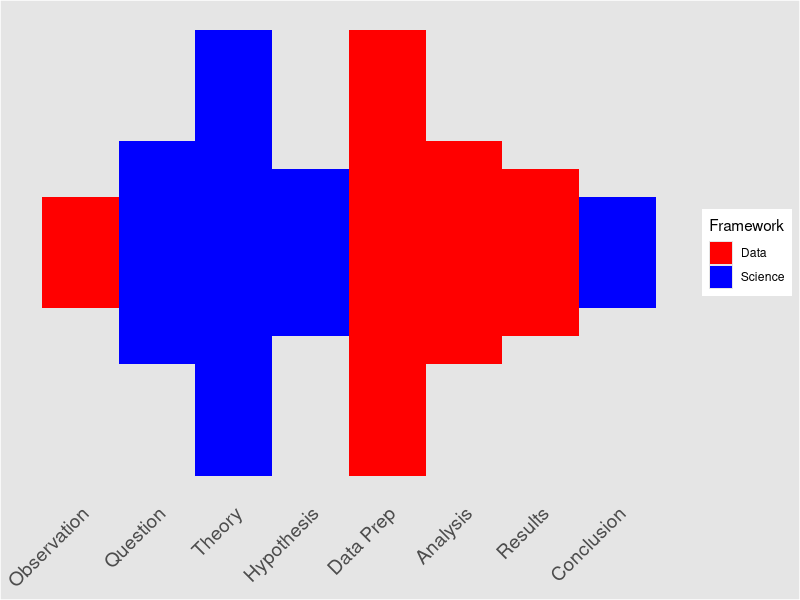
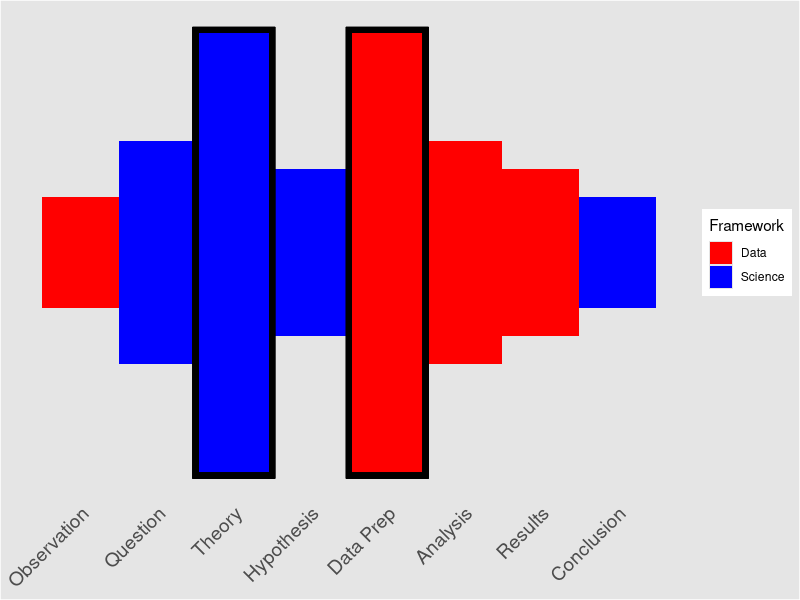

The R source for these figures, in order:
## ---- chunk 1
set.seed(123)
options(width=60)
knitr::opts_chunk$set(fig.align='center',fig.width=9,fig.height=5,message=F,warning=F)
def.chunk.hook  <- knitr::knit_hooks$get("chunk")
knitr::knit_hooks$set(chunk = function(x, options) {
  x <- def.chunk.hook(x, options)
  ifelse(options$size != "normalsize", paste0("\n \\", options$size,"\n\n", x, "\n\n \\normalsize"), x)
})
## ---- chunk 2
require(tidyverse)
data.frame(step = c('Observation','Question','Theory','Hypothesis','Data Collection',
                    'Analysis','Results','Conclusion'),
           Framework = c('Data','Science','Science','Science','Data','Data','Data','Science'),
           x = c(.5,1.5,2.5,3.5,4.5,5.5,6.5,7.5),
           xend = c(1.5,2.5,3.5,4.5,5.5,6.5,7.5,8.5),
           y = c(-.5,-1,-2,-.75,-2,-1,-.75,-.5),
           yend = c(.5,1,2,.75,2,1,.75,.5)) %>%
  ggplot(aes(x = x,y = y,fill = Framework)) + 
  geom_rect(aes(xmin = x,ymin = y,xmax = xend,ymax = yend)) + 
  # geom_rect(xmin = c(2.5),ymin = c(-2),xmax = c(3.5),ymax = c(2),fill = NA,color = 'black',lwd = 2,
  #           inherit.aes = F) + 
  # geom_rect(xmin = c(4.5),ymin = c(-2),xmax = c(5.5),ymax = c(2),fill = NA,color = 'black',lwd = 2,
  #           inherit.aes = F) + 
  scale_fill_manual(values = c('red','blue')) +
  theme(axis.text.y = element_blank(),
        panel.background = element_rect(fill = 'grey90'),
        panel.grid.major = element_blank(), panel.grid.minor = element_blank(),
        axis.ticks = element_blank(),
        plot.background = element_rect(
          fill = "grey90" #,
          # colour = "black",
          # size = 1
        ),
        axis.text.x = element_text(angle = 45,hjust = 1,size = 14)) + 
  scale_x_continuous(breaks = seq(1,8,by = 1),labels = c('Observation','Question','Theory','Hypothesis','Data Prep',
                                                         'Analysis','Results','Conclusion')) + 
  xlab(NULL) + ylab(NULL)
## ---- chunk 3
require(tidyverse)
data.frame(step = c('Observation','Question','Theory','Hypothesis','Data Collection',
                    'Analysis','Results','Conclusion'),
           Framework = c('Data','Science','Science','Science','Data','Data','Data','Science'),
           x = c(.5,1.5,2.5,3.5,4.5,5.5,6.5,7.5),
           xend = c(1.5,2.5,3.5,4.5,5.5,6.5,7.5,8.5),
           y = c(-.5,-1,-2,-.75,-2,-1,-.75,-.5),
           yend = c(.5,1,2,.75,2,1,.75,.5)) %>%
  ggplot(aes(x = x,y = y,fill = Framework)) + 
  geom_rect(aes(xmin = x,ymin = y,xmax = xend,ymax = yend)) + 
  geom_rect(xmin = c(2.5),ymin = c(-2),xmax = c(3.5),ymax = c(2),fill = NA,color = 'black',lwd = 2,
            inherit.aes = F) + 
  geom_rect(xmin = c(4.5),ymin = c(-2),xmax = c(5.5),ymax = c(2),fill = NA,color = 'black',lwd = 2,
            inherit.aes = F) + 
  scale_fill_manual(values = c('red','blue')) +
  theme(axis.text.y = element_blank(),
        panel.background = element_rect(fill = 'grey90'),
        panel.grid.major = element_blank(), panel.grid.minor = element_blank(),
        axis.ticks = element_blank(),
        plot.background = element_rect(
          fill = "grey90" #,
          # colour = "black",
          # size = 1
        ),
        axis.text.x = element_text(angle = 45,hjust = 1,size = 14)) + 
  scale_x_continuous(breaks = seq(1,8,by = 1),labels = c('Observation','Question','Theory','Hypothesis','Data Prep',
                                                         'Analysis','Results','Conclusion')) + 
  xlab(NULL) + ylab(NULL)
